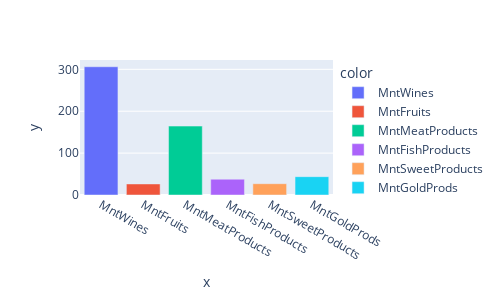
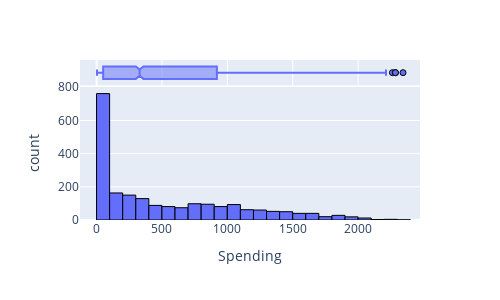

Notebook code cell kept with these figures, in order:
### Code cell
product = myData.loc[:,['MntWines','MntFruits','MntMeatProducts','MntFishProducts','MntSweetProducts','MntGoldProds']].mean()
fig = pe.bar(x=product.index,y=product.values,color=product.index)
fig.update_layout(height=300,width=500)
fig.show()
num_plot(myData,'Spending')

### Figure 1 — Plotly figure (JSON) as saved in the notebook; plotly's stock layout.template omitted (floating-point values rounded to 4 significant figures)
{"data": [{"alignmentgroup": "True", "hovertemplate": "color=MntWines<br>x=%{x}<br>y=%{y}<extra></extra>", "legendgroup": "MntWines", "marker": {"color": "#636efa", "pattern": {"shape": ""}}, "name": "MntWines", "offsetgroup": "MntWines", "orientation": "v", "showlegend": true, "textposition": "auto", "type": "bar", "x": ["MntWines"], "xaxis": "x", "y": [306.2], "yaxis": "y"}, {"alignmentgroup": "True", "hovertemplate": "color=MntFruits<br>x=%{x}<br>y=%{y}<extra></extra>", "legendgroup": "MntFruits", "marker": {"color": "#EF553B", "pattern": {"shape": ""}}, "name": "MntFruits", "offsetgroup": "MntFruits", "orientation": "v", "showlegend": true, "textposition": "auto", "type": "bar", "x": ["MntFruits"], "xaxis": "x", "y": [26.4], "yaxis": "y"}, {"alignmentgroup": "True", "hovertemplate": "color=MntMeatProducts<br>x=%{x}<br>y=%{y}<extra></extra>", "legendgroup": "MntMeatProducts", "marker": {"color": "#00cc96", "pattern": {"shape": ""}}, "name": "MntMeatProducts", "offsetgroup": "MntMeatProducts", "orientation": "v", "showlegend": true, "textposition": "auto", "type": "bar", "x": ["MntMeatProducts"], "xaxis": "x", "y": [164.5], "yaxis": "y"}, {"alignmentgroup": "True", "hovertemplate": "color=MntFishProducts<br>x=%{x}<br>y=%{y}<extra></extra>", "legendgroup": "MntFishProducts", "marker": {"color": "#ab63fa", "pattern": {"shape": ""}}, "name": "MntFishProducts", "offsetgroup": "MntFishProducts", "orientation": "v", "showlegend": true, "textposition": "auto", "type": "bar", "x": ["MntFishProducts"], "xaxis": "x", "y": [37.76], "yaxis": "y"}, {"alignmentgroup": "True", "hovertemplate": "color=MntSweetProducts<br>x=%{x}<br>y=%{y}<extra></extra>", "legendgroup": "MntSweetProducts", "marker": {"color": "#FFA15A", "pattern": {"shape": ""}}, "name": "MntSweetProducts", "offsetgroup": "MntSweetProducts", "orientation": "v", "showlegend": true, "textposition": "auto", "type": "bar", "x": ["MntSweetProducts"], "xaxis": "x", "y": [27.01], "yaxis": "y"}, {"alignmentgroup": "True", "hovertemplate": "color=MntGoldProds<br>x=%{x}<br>y=%{y}<extra></extra>", "legendgroup": "MntGoldProds", "marker": {"color": "#19d3f3", "pattern": {"shape": ""}}, "name": "MntGoldProds", "offsetgroup": "MntGoldProds", "orientation": "v", "showlegend": true, "textposition": "auto", "type": "bar", "x": ["MntGoldProds"], "xaxis": "x", "y": [43.78], "yaxis": "y"}], "layout": {"barmode": "relative", "height": 300, "legend": {"title": {"text": "color"}, "tracegroupgap": 0}, "margin": {"t": 60}, "width": 500, "xaxis": {"anchor": "y", "domain": [0, 1], "title": {"text": "x"}}, "yaxis": {"anchor": "x", "domain": [0, 1], "title": {"text": "y"}}}}

### Figure 2 — Plotly figure (JSON) as saved in the notebook; plotly's stock layout.template omitted (floating-point values rounded to 4 significant figures; data arrays with more than 128 entries replaced by an {"elided": "..."} marker saying what was removed)
{"data": [{"alignmentgroup": "True", "bingroup": "x", "hovertemplate": "Spending=%{x}<br>count=%{y}<extra></extra>", "legendgroup": "", "marker": {"color": "#636efa", "line": {"color": "black", "width": 1}, "pattern": {"shape": ""}}, "name": "", "offsetgroup": "", "orientation": "v", "showlegend": false, "type": "histogram", "x": {"elided": "2205 int values"}, "xaxis": "x", "yaxis": "y"}, {"alignmentgroup": "True", "hovertemplate": "Spending=%{x}<extra></extra>", "legendgroup": "", "marker": {"color": "#636efa", "line": {"color": "black", "width": 1}}, "name": "", "notched": true, "offsetgroup": "", "showlegend": false, "type": "box", "x": {"elided": "2205 int values"}, "xaxis": "x2", "yaxis": "y2"}], "layout": {"barmode": "relative", "height": 300, "legend": {"tracegroupgap": 0}, "margin": {"t": 60}, "showlegend": true, "width": 500, "xaxis": {"anchor": "y", "domain": [0, 1], "title": {"text": "Spending"}}, "xaxis2": {"anchor": "y2", "domain": [0, 1], "matches": "x", "showgrid": true, "showticklabels": false}, "yaxis": {"anchor": "x", "domain": [0, 0.8316], "title": {"text": "count"}}, "yaxis2": {"anchor": "x2", "domain": [0.8416, 1], "matches": "y2", "showgrid": false, "showline": false, "showticklabels": false, "ticks": ""}}}
